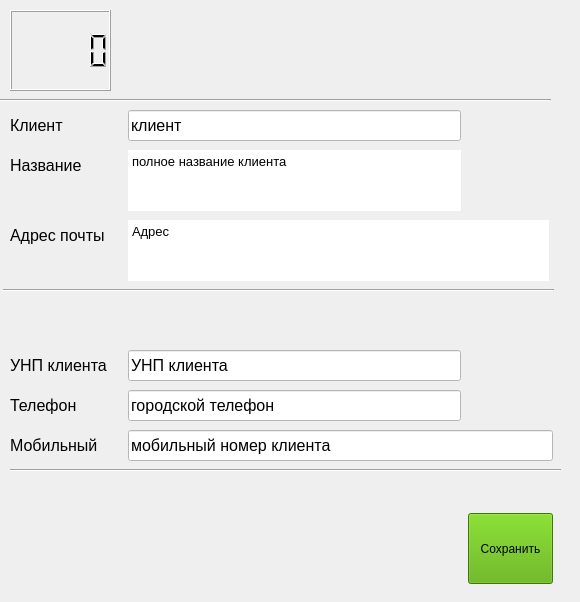
                <widget class="QWidget" name="tab_client">
                 <attribute name="title">
                  <string>Новый клиент</string>
                 </attribute>
                 <attribute name="toolTip">
                  <string>Внесение данных о новом клиенте</string>
                 </attribute>
                 <widget class="QFrame" name="frame_new_client">
                  <property name="geometry">
                   <rect>
                    <x>0</x>
                    <y>0</y>
                    <width>571</width>
                    <height>593</height>
                   </rect>
                  </property>
                  <property name="minimumSize">
                   <size>
                    <width>571</width>
                    <height>593</height>
                   </size>
                  </property>
                  <property name="autoFillBackground">
                   <bool>true</bool>
                  </property>
                  <property name="frameShape">
                   <enum>QFrame::NoFrame</enum>
                  </property>
                  <property name="frameShadow">
                   <enum>QFrame::Raised</enum>
                  </property>
                  <widget class="QLabel" name="label_client_identification_number">
                   <property name="geometry">
                    <rect>
                     <x>10</x>
                     <y>350</y>
                     <width>120</width>
                     <height>30</height>
                    </rect>
                   </property>
                   <property name="font">
                    <font>
                     <pointsize>12</pointsize>
                     <weight>50</weight>
                     <bold>false</bold>
                    </font>
                   </property>
                   <property name="text">
                    <string>УНП клиента</string>
                   </property>
                  </widget>
                  <widget class="Line" name="line_7">
                   <property name="geometry">
                    <rect>
                     <x>0</x>
                     <y>90</y>
                     <width>551</width>
                     <height>20</height>
                    </rect>
                   </property>
                   <property name="orientation">
                    <enum>Qt::Horizontal</enum>
                   </property>
                  </widget>
                  <widget class="QLabel" name="label_client_name_2">
                   <property name="geometry">
                    <rect>
                     <x>10</x>
                     <y>110</y>
                     <width>120</width>
                     <height>30</height>
                    </rect>
                   </property>
                   <property name="font">
                    <font>
                     <pointsize>12</pointsize>
                     <weight>50</weight>
                     <bold>false</bold>
                    </font>
                   </property>
                   <property name="text">
                    <string>Клиент</string>
                   </property>
                  </widget>
                  <widget class="QLabel" name="label_client_address">
                   <property name="geometry">
                    <rect>
                     <x>10</x>
                     <y>220</y>
                     <width>120</width>
                     <height>30</height>
                    </rect>
                   </property>
                   <property name="font">
                    <font>
                     <pointsize>12</pointsize>
                     <weight>50</weight>
                     <bold>false</bold>
                    </font>
                   </property>
                   <property name="text">
                    <string>Адрес почты</string>
                   </property>
                  </widget>
                  <widget class="QLabel" name="label_client_full_name">
                   <property name="geometry">
                    <rect>
                     <x>10</x>
                     <y>150</y>
                     <width>120</width>
                     <height>30</height>
                    </rect>
                   </property>
                   <property name="font">
                    <font>
                     <pointsize>12</pointsize>
                     <weight>50</weight>
                     <bold>false</bold>
                    </font>
                   </property>
                   <property name="text">
                    <string>Название</string>
                   </property>
                  </widget>
                  <widget class="QLabel" name="label_client_phone">
                   <property name="geometry">
                    <rect>
                     <x>10</x>
                     <y>390</y>
                     <width>120</width>
                     <height>30</height>
                    </rect>
                   </property>
                   <property name="font">
                    <font>
                     <pointsize>12</pointsize>
                     <weight>50</weight>
                     <bold>false</bold>
                    </font>
                   </property>
                   <property name="text">
                    <string>Телефон</string>
                   </property>
                  </widget>
                  <widget class="QLabel" name="label_client_mobile_phone">
                   <property name="geometry">
                    <rect>
                     <x>10</x>
                     <y>430</y>
                     <width>120</width>
                     <height>30</height>
                    </rect>
                   </property>
                   <property name="font">
                    <font>
                     <pointsize>12</pointsize>
                     <weight>50</weight>
                     <bold>false</bold>
                    </font>
                   </property>
                   <property name="text">
                    <string>Мобильный</string>
                   </property>
                  </widget>
                  <widget class="Line" name="line_8">
                   <property name="geometry">
                    <rect>
                     <x>3</x>
                     <y>280</y>
                     <width>551</width>
                     <height>20</height>
                    </rect>
                   </property>
                   <property name="orientation">
                    <enum>Qt::Horizontal</enum>
                   </property>
                  </widget>
                  <widget class="QPushButton" name="btn_pushButton_new_client_save">
                   <property name="geometry">
                    <rect>
                     <x>468</x>
                     <y>513</y>
                     <width>85</width>
                     <height>71</height>
                    </rect>
                   </property>
                   <property name="styleSheet">
                    <string notr="true">background-color: rgb(85, 170, 0);</string>
                   </property>
                   <property name="text">
                    <string>Сохранить</string>
                   </property>
                  </widget>
                  <widget class="QLineEdit" name="txt_edit_lineEdit_client_name">
                   <property name="geometry">
                    <rect>
                     <x>128</x>
                     <y>110</y>
                     <width>333</width>
                     <height>31</height>
                    </rect>
                   </property>
                   <property name="font">
                    <font>
                     <pointsize>12</pointsize>
                    </font>
                   </property>
                   <property name="styleSheet">
                    <string notr="true">background-color: rgb(255, 255, 255);</string>
                   </property>
                   <property name="text">
                    <string>клиент</string>
                   </property>
                  </widget>
                  <widget class="QTextEdit" name="txt_edit_textEdit_client_full_name">
                   <property name="geometry">
                    <rect>
                     <x>128</x>
                     <y>150</y>
                     <width>333</width>
                     <height>61</height>
                    </rect>
                   </property>
                   <property name="font">
                    <font>
                     <pointsize>12</pointsize>
                    </font>
                   </property>
                   <property name="styleSheet">
                    <string notr="true">background-color: rgb(255, 255, 255);</string>
                   </property>
                   <property name="frameShape">
                    <enum>QFrame::NoFrame</enum>
                   </property>
                   <property name="tabChangesFocus">
                    <bool>true</bool>
                   </property>
                   <property name="html">
                    <string>&lt;!DOCTYPE HTML PUBLIC &quot;-//W3C//DTD HTML 4.0//EN&quot; &quot;http://www.w3.org/TR/REC-html40/strict.dtd&quot;&gt;
&lt;html&gt;&lt;head&gt;&lt;meta name=&quot;qrichtext&quot; content=&quot;1&quot; /&gt;&lt;style type=&quot;text/css&quot;&gt;
p, li { white-space: pre-wrap; }
&lt;/style&gt;&lt;/head&gt;&lt;body style=&quot; font-family:'Droid Sans'; font-size:12pt; font-weight:400; font-style:normal;&quot;&gt;
&lt;p style=&quot; margin-top:0px; margin-bottom:0px; margin-left:0px; margin-right:0px; -qt-block-indent:0; text-indent:0px;&quot;&gt;&lt;span style=&quot; font-size:10pt;&quot;&gt;полное название клиента&lt;/span&gt;&lt;/p&gt;&lt;/body&gt;&lt;/html&gt;</string>
                   </property>
                  </widget>
                  <widget class="QTextEdit" name="txt_edit_textEdit_client_address">
                   <property name="geometry">
                    <rect>
                     <x>128</x>
                     <y>220</y>
                     <width>421</width>
                     <height>61</height>
                    </rect>
                   </property>
                   <property name="font">
                    <font>
                     <pointsize>12</pointsize>
                    </font>
                   </property>
                   <property name="styleSheet">
                    <string notr="true">background-color: rgb(255, 255, 255);</string>
                   </property>
                   <property name="frameShape">
                    <enum>QFrame::NoFrame</enum>
                   </property>
                   <property name="tabChangesFocus">
                    <bool>true</bool>
                   </property>
                   <property name="html">
                    <string>&lt;!DOCTYPE HTML PUBLIC &quot;-//W3C//DTD HTML 4.0//EN&quot; &quot;http://www.w3.org/TR/REC-html40/strict.dtd&quot;&gt;
&lt;html&gt;&lt;head&gt;&lt;meta name=&quot;qrichtext&quot; content=&quot;1&quot; /&gt;&lt;style type=&quot;text/css&quot;&gt;
p, li { white-space: pre-wrap; }
&lt;/style&gt;&lt;/head&gt;&lt;body style=&quot; font-family:'Droid Sans'; font-size:12pt; font-weight:400; font-style:normal;&quot;&gt;
&lt;p style=&quot; margin-top:0px; margin-bottom:0px; margin-left:0px; margin-right:0px; -qt-block-indent:0; text-indent:0px;&quot;&gt;&lt;span style=&quot; font-size:10pt;&quot;&gt;Адрес&lt;/span&gt;&lt;/p&gt;&lt;/body&gt;&lt;/html&gt;</string>
                   </property>
                  </widget>
                  <widget class="QLineEdit" name="txt_edit_lineEdit_client_identification_number">
                   <property name="geometry">
                    <rect>
                     <x>128</x>
                     <y>350</y>
                     <width>333</width>
                     <height>31</height>
                    </rect>
                   </property>
                   <property name="font">
                    <font>
                     <pointsize>12</pointsize>
                    </font>
                   </property>
                   <property name="styleSheet">
                    <string notr="true">background-color: rgb(255, 255, 255);</string>
                   </property>
                   <property name="text">
                    <string>УНП клиента</string>
                   </property>
                  </widget>
                  <widget class="QLineEdit" name="txt_edit_lineEdit_client_phone">
                   <property name="geometry">
                    <rect>
                     <x>128</x>
                     <y>390</y>
                     <width>333</width>
                     <height>31</height>
                    </rect>
                   </property>
                   <property name="font">
                    <font>
                     <pointsize>12</pointsize>
                    </font>
                   </property>
                   <property name="styleSheet">
                    <string notr="true">background-color: rgb(255, 255, 255);</string>
                   </property>
                   <property name="text">
                    <string>городской телефон</string>
                   </property>
                  </widget>
                  <widget class="QLineEdit" name="txt_edit_lineEdit_client_mobile_phone">
                   <property name="geometry">
                    <rect>
                     <x>128</x>
                     <y>430</y>
                     <width>425</width>
                     <height>31</height>
                    </rect>
                   </property>
                   <property name="font">
                    <font>
                     <pointsize>12</pointsize>
                    </font>
                   </property>
                   <property name="styleSheet">
                    <string notr="true">background-color: rgb(255, 255, 255);</string>
                   </property>
                   <property name="text">
                    <string>мобильный номер клиента</string>
                   </property>
                  </widget>
                  <widget class="QLCDNumber" name="lcdNumber_2">
                   <property name="geometry">
                    <rect>
                     <x>10</x>
                     <y>10</y>
                     <width>101</width>
                     <height>81</height>
                    </rect>
                   </property>
                  </widget>
                 </widget>
                 <widget class="Line" name="line_12">
                  <property name="geometry">
                   <rect>
                    <x>10</x>
                    <y>460</y>
                    <width>551</width>
                    <height>20</height>
                   </rect>
                  </property>
                  <property name="orientation">
                   <enum>Qt::Horizontal</enum>
                  </property>
                 </widget>
                </widget>
